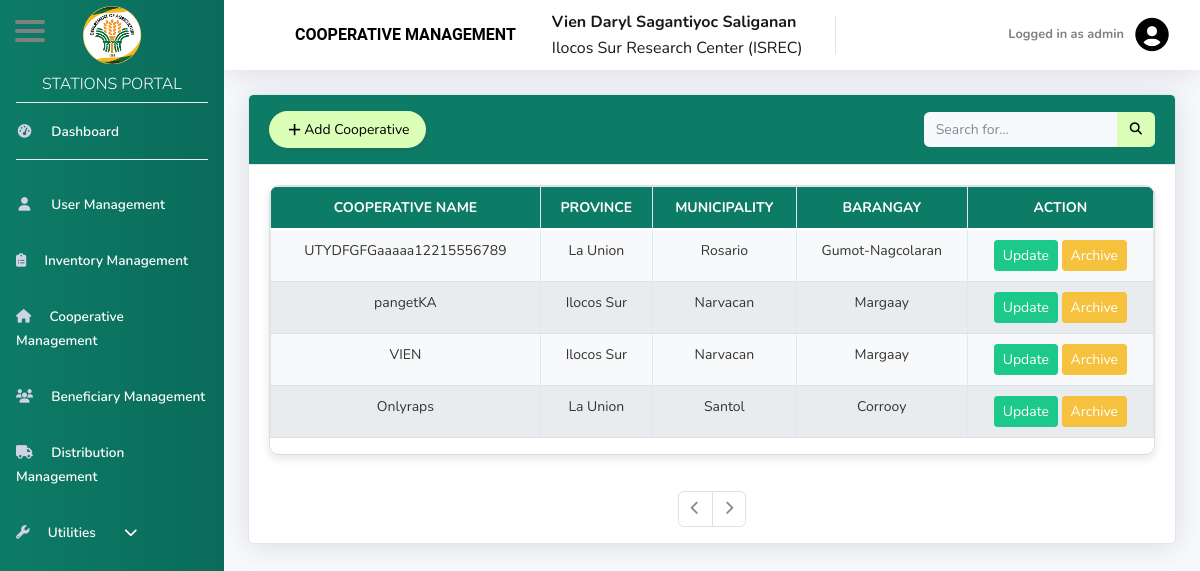
Page /admin/6CooperativeManagement.php (signed in) on the committed database.
### tables this page shows
CREATE TABLE `tbl_cooperative` (
  `coop_id` int(8) NOT NULL,
  `cooperative_name` varchar(255) NOT NULL,
  `station_id` int(8) NOT NULL,
  `province_name` varchar(255) NOT NULL,
  `municipality_name` varchar(255) NOT NULL,
  `barangay_name` varchar(255) NOT NULL,
  `archived_at` timestamp NULL DEFAULT NULL
);

### admin/6CooperativeManagement.php (the view, shortened to what this page needs)
<?php
include('includes/header.php');
include('includes/navbar.php');
?>
<div id="content-wrapper" class="d-flex flex-column">
    <div id="content">
        <nav class="navbar navbar-expand navbar-light bg-white topbar mb-4 static-top shadow">
            <span class="navbar-brand font-weight-bold" style="font-size: 18px; padding-left: 55px; color: Black; font-family: 'Roboto', sans-serif;">
                COOPERATIVE MANAGEMENT
            </span>
            <div style="padding-left: 20px; color: black; display: flex; flex-direction: column; line-height: 1;">
                <?php
                if (isset($_SESSION['fname']) && isset($_SESSION['lname'])) {
                    $fullName = htmlspecialchars($_SESSION['fname']) . ' ' . htmlspecialchars($_SESSION['mname']) . ' ' . htmlspecialchars($_SESSION['lname']);
                    echo '<span class="navbar-brand font-weight-bold" style="font-size: 18px;">' . $fullName . '</span>';
                }
                if (isset($_SESSION['station_name'])) {
                    echo '<span class="navbar-brand" style="font-size: 16px;">' . htmlspecialchars($_SESSION['station_name']) . '</span>';
                }
                ?>
            </div>
                <ul class="navbar-nav ml-auto">
                    <li class="nav-item dropdown no-arrow">
                        <a class="nav-link dropdown-toggle" href="#" id="userDropdown" role="button"
                        data-bs-toggle="dropdown" aria-haspopup="true" aria-expanded="false">
                            <span class="mr-2 d-none d-lg-inline text-black small font-weight-bold" style="color: grey">
                                <?php
                                $username = $_SESSION['user'];
                                echo 'Logged in as ' . htmlspecialchars($username);
                                ?>
                            </span>
                            <i style="font-size: 40px; color: black;" class="bx bxs-user-circle"></i>
                        </a>
                    </li>
                </ul>
        </nav>
        <div class="container-fluid">
            <div class="card shadow mb-4">
                <div class="card-header py-3" style="background-color: #0D7C66;">
                    <div class="d-flex align-items-center">
                        <button type="button" class="btn d-flex align-items-center gap-2 rounded-pill shadow-sm"
                            style="background-color: #DCFFB7; color: black; border: none; padding: 8px 16px;"
                            id="btnAddCooperative" data-bs-toggle="modal" data-bs-target="#addCooperativeModal">
                            <i class='bx bx-plus' style="font-size: 1.2rem;"></i>
                            <span>Add Cooperative</span>
                        </button>
                        <form class="d-none d-sm-inline-block form-inline ml-auto my-2 my-md-0 mw-100 navbar-search custom-search-form">
                            <div class="input-group">
                                <input type="text" id="search_id" class="form-control bg-light border-0 small"
                                    p placeholder="Search for..." aria-label="Search" aria-describedby="basic-addon2" onkeyup="searchCooperativeTable()">
                                <div class="input-group-append">
                                    <button class="btn text-white" style="background-color: #DCFFB7;" type="button">
                                    </button>
                                </div>
                            </div>
                        </form>
                    </div>
                </div>
                <div id="tab1" class="tab-content active">
                    <div class="card-body">
                        <div style="max-height: 430px; overflow: auto; width: 100%; border: 1px solid #ddd; border-radius: 10px; box-shadow: 0px 4px 10px rgba(0, 0, 0, 0.1);">
                            <table class="table table-bordered text-center" width="100%" cellspacing="0">
                                <thead class="thead" style="background-color: #0D7C66; color: white;">
                                    <tr>
                                        <th>Cooperative Name</th>
                                        <th>Province</th>
                                        <th>Municipality</th>
                                        <th>Barangay</th>
                                        <th>Action</th>
                                    </tr>
                                </thead>
                                <tbody id="dataTable6" style="color: black;">
                                    <?php
                                        include('../conn.php');
                                        $user_id = $_SESSION['uid'];
                                        $stationQuery = $conn->prepare("SELECT station_id FROM tbl_user WHERE uid = ?");
                                        $stationQuery->bind_param("i", $user_id);
                                        $stationQuery->execute();
                                        $stationQuery->bind_result($station_id);
                                        $entries_per_page = 10;
                                        $total_entries = 0;
                                        $countQuery = $conn->prepare("SELECT COUNT(*) FROM tbl_cooperative WHERE station_id = ?");
                                        $countQuery->bind_param("i", $station_id);
                                        $countQuery->execute();
                                        $countQuery->bind_result($total_entries);
                                        $page = isset($_GET['page']) && is_numeric($_GET['page']) ? intval($_GET['page']) : 1;
                                        $offset = ($page - 1) * $entries_per_page;
                                        $sql = "SELECT coop_id, cooperative_name, province_name, municipality_name, barangay_name
                                                FROM tbl_cooperative
                                                WHERE station_id = ?
                                                LIMIT ?, ?";
                                        $stmt = $conn->prepare($sql);
                                        $stmt->bind_param("iii", $station_id, $offset, $entries_per_page);
                                        $stmt->execute();
                                        $result = $stmt->get_result();
                                        if ($result->num_rows > 0) {
                                            while ($row = $result->fetch_assoc()) {
                                                echo "<tr>
                                                <td>" . htmlspecialchars($row['cooperative_name']) . "</td>
                                                <td>" . htmlspecialchars($row['province_name']) . "</td>
                                                <td>" . htmlspecialchars($row['municipality_name']) . "</td>
                                                <td>" . htmlspecialchars($row['barangay_name']) . "</td>
                                                <td>
                                                    <button class='btn btn-success btn-sm update-btn'
                                                        data-id='" . htmlspecialchars($row['coop_id'], ENT_QUOTES, 'UTF-8') . "'
                                                        data-name='" . htmlspecialchars($row['cooperative_name'], ENT_QUOTES, 'UTF-8') . "'
                                                        data-province='" . htmlspecialchars($row['province_name'], ENT_QUOTES, 'UTF-8') . "'
                                                        data-municip                                                                                                                            ality='" . htmlspecialchars($row['municipality_name'], ENT_QUOTES, 'UTF-8') . "'
                                                        data-barangay='" . htmlspecialchars($row['barangay_name'], ENT_QUOTES, 'UTF-8') . "'
                                                        data-bs-toggle='modal' data-bs-target='#updateCooperativeModal'>
                                                        Update
                                                    </button>
                                                    <button class='btn btn-warning btn-sm archivecoop-btn'
                                                        data-id='" . htmlspecialchars($row['coop_id'], ENT_QUOTES, 'UTF-8') . "'>
                                                        Archive
                                                    </button>
                                                </td>
                                            </tr>";
                                                }
                                        } else {
                                            echo "<tr><td colspan='5' class='text-center'>No cooperatives found.</td></tr>";
                                        }
                                    ?>
                                </tbody>
                            </table>
                        </div>
                    </div>
                    <nav>
                        <ul class="pagination justify-content-center mt-3">
                            <?php
                                $total_pages = ceil($total_entries / $entries_per_page);
                                if ($page > 1) {
                                    echo "<li class='page-item'><a class='page-link' href='?page=" . ($page - 1) . "'><i class='fas fa-chevron-left'></i></a></li>";
                                } else {
                                    echo "<li class='page-item disabled'><a class='page-link'><i class='fas fa-chevron-left'></i></a></li>";
                                }
                                if ($page < $total_pages) {
                                    echo "<li class='page-item'><a class='page-link' href='?page=" . ($page + 1) . "'><i class='fas fa-chevron-right'></i></a></li>";
                                } else {
                                        echo "<li class='page-item disabled'><a class='page-link'><i class='fas fa-chevron-right'></i></a></li>";
                                }
                            ?>
                        </ul>
                    </nav>
                </div>
            </div>
        </div>
    </div>
    <link rel="stylesheet" href="https://unpkg.com/boxicons@2.1.4/css/boxicons.min.css">
    <?php
    include('includes/footer.php');
    ?>

### admin/includes/navbar.php (style rules this page uses)
.nav-item .nav-link { color: #fff !important; font-size: 16px; font-weight: 500; transition: background-color 0.3s ease, transform 0.2s ease-in-out; }

### admin/6CooperativeManagement.php (style rules this page uses)
.table { font-size: 14px; }
.navbar-brand { font-size: 16px !important; }
.pagination .page-link { font-size: 14px; }
.form-control, .btn { font-size: 14px; }
.table thead { background-color: #0D7C66; color: white; font-weight: bold; text-transform: uppercase; }
.table thead th { padding: 10px; text-align: center; border-bottom: 2px solid #ffffff; }
.table tbody tr { background-color: #f8f9fa; transition: background-color 0.3s ease; }
.table tbody tr:nth-child(even) { background-color: #e9ecef; }
.table tbody td { padding: 10px; border-bottom: 1px solid #dee2e6; text-align: center; color: #333; }

### rows in the picture
tbl_cooperative: cooperative_name "UTYDFGFGaaaaa12215556789", province_name "La Union", municipality_name "Rosario", barangay_name "Gumot-Nagcolaran"
tbl_cooperative: cooperative_name "pangetKA", province_name "Ilocos Sur", municipality_name "Narvacan", barangay_name "Margaay"
tbl_cooperative: cooperative_name "VIEN", province_name "Ilocos Sur", municipality_name "Narvacan", barangay_name "Margaay"
tbl_cooperative: cooperative_name "Onlyraps", province_name "La Union", municipality_name "Santol", barangay_name "Corrooy"

### other values in the picture
$fullName "Vien Daryl Sagantiyoc Saliganan"
$_SESSION['station_name'] "Ilocos Sur Research Center (ISREC)"
$username "admin"
